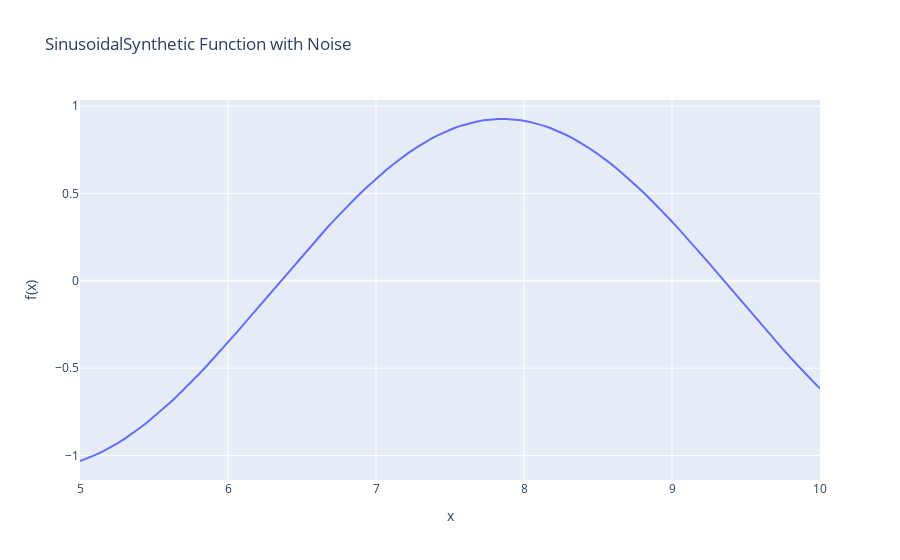

Here is the notebook cell this chart was saved with:
### Code cell
from typing import Literal
import numpy as np


def generate_noise(noise_type="normal", df=1):
    """Generates noise based on the specified type."""
    if noise_type == "normal":
        return np.random.normal(0, 1)
    elif noise_type == "t":
        return np.random.standard_t(df)
    elif noise_type == "uniform":
        return np.random.uniform(-1, 1)
    else:
        raise ValueError(f"Unsupported noise type: {noise_type}")


def add_noise(func):
    """Decorator to add noise to the output of a function based on noise settings in self."""
    def wrapper(self, X):
        result = func(self, X)
        # Add noise only if noise_coeff is non-zero
        if self.noise_coeff != 0:
            noise = generate_noise(self.noise_type, self.df)
            print()
            print()
            print(f"noise: {noise}")
            print()
            print()
            result += self.noise_coeff * noise
        return result
    return wrapper


class TestFunction:
    def __init__(
        self,
        direction: Literal["minimize", "maximize"] = "minimize",
        noise_coeff: float = 0.0,
        noise_type: Literal["normal", "t", "uniform"] = "normal",
        df: int = 1,
    ):
        self.search_space: np.ndarray = np.array([])  # Set the search space externally
        self.direction = direction
        self.noise_coeff = noise_coeff
        self.noise_type = noise_type
        self.df = df

    @add_noise
    def __call__(self, X):
        raise NotImplementedError("Subclasses should implement this method.")


class SinusoidalSynthetic(TestFunction):
    r"""
    Computes the function f(x) = -(x-1)^2 * sin(3x + 5/x + 1) for a given numpy input x.

    Args:
        x (np.ndarray): Input array of shape (N, 1) where N is the number of data points.
                        If the input is (N,), it will be automatically reshaped to (N, 1).

    Returns:
        np.ndarray: Output array of shape (N, 1) representing the computed values of f(x).

    f(x) = -(x-1)^2 sin(3x + 5/x + 1)
    """

    def __init__(self, **kwargs):
        super().__init__(**kwargs)
        self.search_space = np.array([[5], [10]])
        self.is_maximize = False
        self.max_x = 9.03835
        self.max_f = 64.4207
        self.min_x = 10
        self.min_f = -80.9928606687

    @add_noise
    def __call__(self, x: np.ndarray) -> np.ndarray:
        # Reshape input if necessary
        if x.ndim == 1:
            x = x[:, None]
        elif x.ndim == 2 and x.shape[1] == 1:
            pass
        else:
            raise ValueError("Input must be of shape (N,) or (N, 1)")

        # # Compute the function
        # term1 = -((x - 1) ** 2)
        # term2 = np.sin(3 * x + 5 / x + 1)
        # return term1 * term2
        return np.sin(x)


# Example usage
sinusoidal_func = SinusoidalSynthetic(noise_coeff=1)

# Generate data points for visualization
x_values = np.linspace(5, 10, 100)
y_values = sinusoidal_func(x_values)

# Plot using Plotly
import plotly.graph_objects as go

fig = go.Figure()
fig.add_trace(go.Scatter(x=x_values, y=y_values.flatten(), mode='lines', name='With Noise'))
fig.update_layout(
    title="SinusoidalSynthetic Function with Noise",
    xaxis_title="x",
    yaxis_title="f(x)"
)
fig.show()

### Figure 1 — Plotly figure (JSON) as saved in the notebook; plotly's stock layout.template omitted (floating-point values rounded to 4 significant figures)
{"data": [{"mode": "lines", "name": "With Noise", "type": "scatter", "x": [5, 5.051, 5.101, 5.152, 5.202, 5.253, 5.303, 5.354, 5.404, 5.455, 5.505, 5.556, 5.606, 5.657, 5.707, 5.758, 5.808, 5.859, 5.909, 5.96, 6.01, 6.061, 6.111, 6.162, 6.212, 6.263, 6.313, 6.364, 6.414, 6.465, 6.515, 6.566, 6.616, 6.667, 6.717, 6.768, 6.818, 6.869, 6.919, 6.97, 7.02, 7.071, 7.121, 7.172, 7.222, 7.273, 7.323, 7.374, 7.424, 7.475, 7.525, 7.576, 7.626, 7.677, 7.727, 7.778, 7.828, 7.879, 7.929, 7.98, 8.03, 8.081, 8.131, 8.182, 8.232, 8.283, 8.333, 8.384, 8.434, 8.485, 8.535, 8.586, 8.636, 8.687, 8.737, 8.788, 8.838, 8.889, 8.939, 8.99, 9.04, 9.091, 9.141, 9.192, 9.242, 9.293, 9.343, 9.394, 9.444, 9.495, 9.545, 9.596, 9.646, 9.697, 9.747, 9.798, 9.848, 9.899, 9.949, 10], "y": [-1.032, -1.016, -0.9981, -0.9778, -0.9552, -0.9303, -0.9033, -0.8741, -0.8429, -0.8097, -0.7746, -0.7378, -0.6992, -0.6591, -0.6174, -0.5744, -0.5301, -0.4846, -0.4381, -0.3907, -0.3424, -0.2934, -0.2439, -0.1939, -0.1437, -0.09324, -0.04274, 0.007686, 0.0579, 0.1078, 0.1572, 0.2061, 0.2542, 0.3015, 0.3478, 0.3931, 0.4372, 0.4799, 0.5213, 0.5612, 0.5994, 0.6359, 0.6706, 0.7035, 0.7343, 0.7631, 0.7897, 0.8142, 0.8364, 0.8563, 0.8738, 0.8889, 0.9015, 0.9117, 0.9193, 0.9244, 0.927, 0.927, 0.9245, 0.9194, 0.9118, 0.9017, 0.8891, 0.8741, 0.8566, 0.8368, 0.8146, 0.7902, 0.7636, 0.7348, 0.704, 0.6712, 0.6366, 0.6001, 0.5619, 0.522, 0.4807, 0.4379, 0.3939, 0.3486, 0.3023, 0.255, 0.2069, 0.1581, 0.1087, 0.05879, 0.008575, -0.04184, -0.09234, -0.1428, -0.1931, -0.243, -0.2926, -0.3415, -0.3898, -0.4373, -0.4838, -0.5293, -0.5736, -0.6167]}], "layout": {"title": {"text": "SinusoidalSynthetic Function with Noise"}, "xaxis": {"title": {"text": "x"}}, "yaxis": {"title": {"text": "f(x)"}}}}
